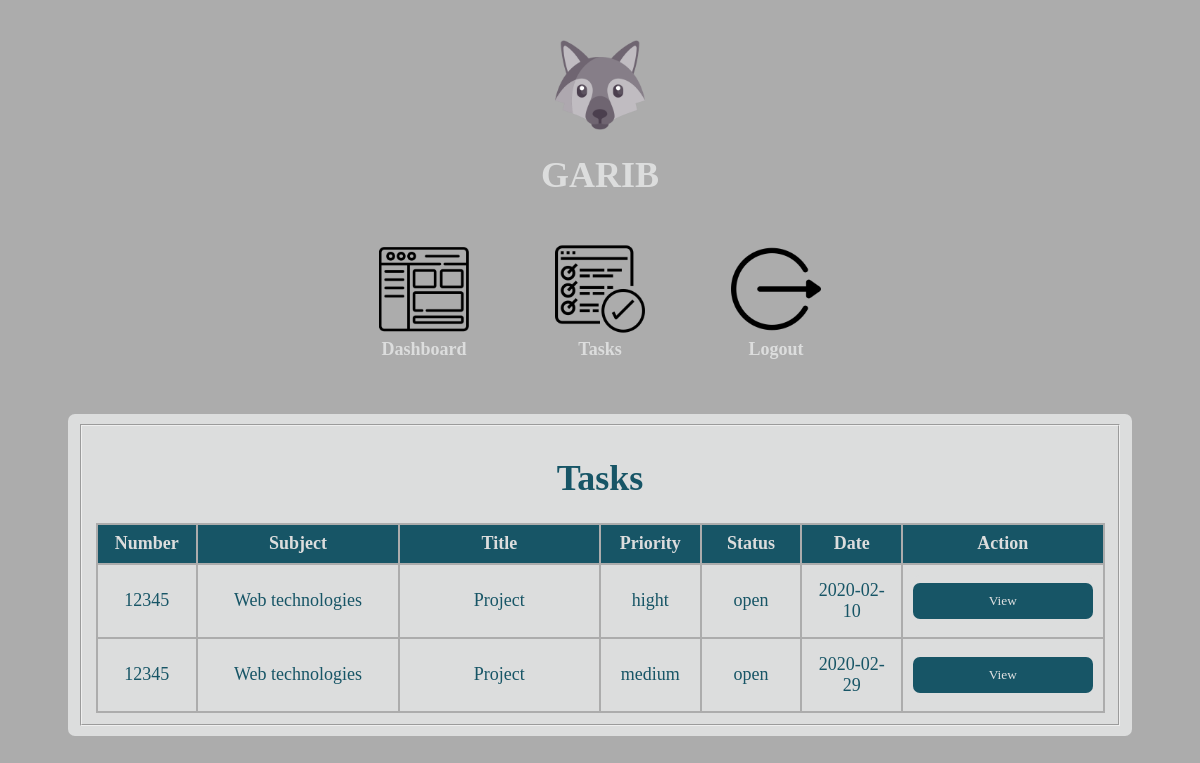
/tasksOpenUser.php (signed in), run on the app's committed database.
### tables this page shows
CREATE TABLE `tasks` (
  `id` int(100) NOT NULL AUTO_INCREMENT,
  `number` int(50) NOT NULL,
  `subject` varchar(100) NOT NULL,
  `title` varchar(100) NOT NULL,
  `description` varchar(1000) NOT NULL,
  `priority` varchar(20) NOT NULL,
  `status` varchar(20) NOT NULL,
  `date` date NOT NULL,
  PRIMARY KEY (`id`)
);

### tasksOpenUser.php (the view, shortened to what this page needs)
<?php
    require_once "connect.php";
    $connection = new mysqli($host, $db_user, $db_password, $db_name);
?>
<!doctype html>
<html>
    <head>
        <link rel = "stylesheet" href = "tasks.css">
    </head>
    <body>
        <header id = "header">
            <div>
                <img class = "icon" id = "wolf" src = "Pictures/wolf.png">
                <h1 id = "garib"> GARIB </h1>
            </div>
        </header>
        <main>
            <table id = "iconsTable">
                <tr>
                    <th class = "iconHoover">
                        <div>
                            <a href="dashboardUser.php">
                                <img class = "iconButtons" id = "dashboardButton" src = "Pictures/dashboard.png">
                            </a>
                            <br/>
                            <label> Dashboard </label>
                        </div>
                    </th>
                    <th class = "iconHoover">
                        <div>
                            <a href="tasksUser.php">
                                <img class = "iconButtons" id = "tasksButton" src = "Pictures/task.png">
                            </a>
                            <br/>
                            <label> Tasks </label>
                        </div>
                    </th>
                    <th class = "iconHoover">
                        <div>
                            <a href="logout.php">
                                <img class = "iconButtons" id = "logoutButton" src = "Pictures/logout.png">
                            </a>
                            <br/>
                            <label> Logout </label>
                        </div>
                    </th>
                </tr>
            </table>
            <form>
                <fieldset>
                    <h1> Tasks </h1>
                    <table class = "tableFill">
                        <thead class = "tableHead">
                            <tr>
                                <th id = "tableHeadOne"> Number </th>
                                <th id = "tableHeadTwo"> Subject </th>
                                <th id = "tableHeadThree"> Title </th>
                                <th id = "tableHeadFour"> Priority </th>
                                <th id = "tableHeadFive"> Status </th>
                                <th id = "tableHeadSix"> Date </th>
                                <th id = "tableHeadSeven"> Action </th>
                            </tr>
                        </thead>
                        <tbody class = "tableBody">
                            <?php
                                $userName = $_SESSION['user'];
                                $userSQL = "SELECT * FROM users WHERE username = '$userName'";
                                $resultUser = $connection->query($userSQL);
                                $rowUser = $resultUser->fetch_assoc();
                                $userNumber = $rowUser['number'];
                                $sql = "SELECT * FROM tasks WHERE status = 'open' AND number = '$userNumber'";
                                if($result = $connection->query($sql)){
                                    $tasksCount = $result->num_rows;
                                    if($tasksCount>0){
                                        while ($row = mysqli_fetch_array($result)) {
                                            echo "
                                            <tr class = 'tableRow'>
                                                <td>".($row['number'])."</td>
                                                <td>".($row['subject'])."</td>
                                                <td>".($row['title'])."</td>
                                                <td>".($row['priority'])."</td>
                                                <td>".($row['status'])."</td>
                                                <td>".($row['date'])."</td>
                                                <td>
                                                    <form class = 'formButton' method = 'POST' action = 'viewTaskUser.php?taskId=".$row['id']."'>
                                                        <button class = 'Button' type = 'submit'> View </button>
                                                    </form>
                                                </td>
                                            </tr>";
                                        }
                                    }
                                    else{
                                        echo "No tasks.";
                                    }
                                }
                            ?>
                        </tbody>
                    </table>
                </fieldset>
            </form>
        </main>
    </body>
</html>

### tasks.css (style rules this page uses)
* { box-sizing: border-box; }
body { background-color: rgb(172, 172, 172); font-family: Georgia, 'Times New Roman', Times, serif; margin: 20px 40px 20px 40px; font-size: 18px; color: rgb(220, 221, 221); text-align: center; }
h1 { text-align: center; color: #175566; }
form { max-width: 95%; margin: 40px auto; padding: 10px 10px; background: rgb(220, 221, 221); border-radius: 7px; }
.formButton { max-width: 500px; margin: 0px auto; padding: 0px 0px 0px 0px; background: rgb(220, 221, 221); border-radius: 7px; }
#garib { color: rgb(220, 221, 221); }
#iconsTable { margin-left: auto; margin-right: auto; }
.iconHoover { padding-left: 40px; padding-right: 40px; padding-bottom: 10px; padding-top: 20px; color: rgb(220, 221, 221); }
.Button { background-color: #175566; color: #E1E2E2; border-radius: 7px; padding: 10px 10px; margin: 8px 0; border: none; cursor: pointer; width: 100%; font-family: Georgia, 'Times New Roman', Times, serif; }
img { width: 90px; height: 90px; align-self: center; }
.icon { display: block; margin-left: auto; margin-right: auto; margin-top: 40px; }
.tableFill { margin-left: auto; margin-right: auto; width: 100%; height: 50px; border: 2px solid rgb(172, 172, 172); border-collapse: collapse; border-spacing: 0; table-layout: fixed; }
thead { border-radius: 5px; background-color: #175566; border-collapse: collapse; color: rgb(220, 221, 221); margin-left: auto; margin-right: auto; padding-left: 40px; padding-right: 40px; font-weight: bold; height: 40px; }
tbody { color: #175566; border-collapse: collapse; height: 40px; }
tr { border: 2px solid rgb(172, 172, 172); border-collapse: collapse; text-align: center; height: 40px; }
td { border: 2px solid rgb(172, 172, 172); border-collapse: collapse; text-align: center; height: 40px; overflow: hidden; padding: 10px; }
th { border: 2px solid rgb(172, 172, 172); border-collapse: collapse; text-align: center; height: 40px; }
#tableHeadOne { width: 10%; }
#tableHeadTwo { width: 20%; }
#tableHeadThree { width: 20%; }
#tableHeadFour { width: 10%; }
#tableHeadFive { width: 10%; }
#tableHeadSix { width: 10%; }
#tableHeadSeven { width: 20%; }

### data on the page
tasks: number "12345", subject "Web technologies", title "Project", priority "hight", status "open", date "2020-02-10"
tasks: number "12345", subject "Web technologies", title "Project", priority "medium", status "open", date "2020-02-29"
